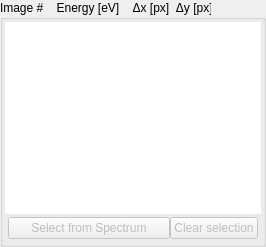
              <widget class="QGroupBox" name="ImageSelection_1">
               <property name="sizePolicy">
                <sizepolicy hsizetype="MinimumExpanding" vsizetype="Expanding">
                 <horstretch>0</horstretch>
                 <verstretch>0</verstretch>
                </sizepolicy>
               </property>
               <property name="minimumSize">
                <size>
                 <width>100</width>
                 <height>80</height>
                </size>
               </property>
               <property name="toolTip">
                <string notr="true">Select by Left &amp; Right Click</string>
               </property>
               <property name="title">
                <string>Image #    Energy [eV]    Δx [px]  Δy [px]</string>
               </property>
               <layout class="QVBoxLayout" name="verticalLayout_7">
                <property name="spacing">
                 <number>0</number>
                </property>
                <property name="leftMargin">
                 <number>2</number>
                </property>
                <property name="topMargin">
                 <number>2</number>
                </property>
                <property name="rightMargin">
                 <number>2</number>
                </property>
                <property name="bottomMargin">
                 <number>2</number>
                </property>
                <item>
                 <widget class="QListWidget" name="MapSelectWidget1">
                  <property name="sizePolicy">
                   <sizepolicy hsizetype="Expanding" vsizetype="Expanding">
                    <horstretch>0</horstretch>
                    <verstretch>0</verstretch>
                   </sizepolicy>
                  </property>
                  <property name="maximumSize">
                   <size>
                    <width>16777215</width>
                    <height>16777215</height>
                   </size>
                  </property>
                  <property name="palette">
                   <palette>
                    <active>
                     <colorrole role="Highlight">
                      <brush brushstyle="SolidPattern">
                       <color alpha="127">
                        <red>85</red>
                        <green>255</green>
                        <blue>255</blue>
                       </color>
                      </brush>
                     </colorrole>
                     <colorrole role="HighlightedText">
                      <brush brushstyle="SolidPattern">
                       <color alpha="255">
                        <red>0</red>
                        <green>0</green>
                        <blue>0</blue>
                       </color>
                      </brush>
                     </colorrole>
                    </active>
                    <inactive>
                     <colorrole role="Highlight">
                      <brush brushstyle="SolidPattern">
                       <color alpha="127">
                        <red>85</red>
                        <green>255</green>
                        <blue>255</blue>
                       </color>
                      </brush>
                     </colorrole>
                     <colorrole role="HighlightedText">
                      <brush brushstyle="SolidPattern">
                       <color alpha="255">
                        <red>0</red>
                        <green>0</green>
                        <blue>0</blue>
                       </color>
                      </brush>
                     </colorrole>
                    </inactive>
                    <disabled>
                     <colorrole role="Highlight">
                      <brush brushstyle="SolidPattern">
                       <color alpha="0">
                        <red>51</red>
                        <green>153</green>
                        <blue>255</blue>
                       </color>
                      </brush>
                     </colorrole>
                     <colorrole role="HighlightedText">
                      <brush brushstyle="SolidPattern">
                       <color alpha="255">
                        <red>255</red>
                        <green>255</green>
                        <blue>255</blue>
                       </color>
                      </brush>
                     </colorrole>
                    </disabled>
                   </palette>
                  </property>
                  <property name="focusPolicy">
                   <enum>Qt::NoFocus</enum>
                  </property>
                  <property name="frameShape">
                   <enum>QFrame::NoFrame</enum>
                  </property>
                  <property name="frameShadow">
                   <enum>QFrame::Plain</enum>
                  </property>
                  <property name="lineWidth">
                   <number>0</number>
                  </property>
                  <property name="midLineWidth">
                   <number>0</number>
                  </property>
                  <property name="horizontalScrollBarPolicy">
                   <enum>Qt::ScrollBarAlwaysOff</enum>
                  </property>
                  <property name="editTriggers">
                   <set>QAbstractItemView::NoEditTriggers</set>
                  </property>
                  <property name="showDropIndicator" stdset="0">
                   <bool>false</bool>
                  </property>
                  <property name="dragDropMode">
                   <enum>QAbstractItemView::NoDragDrop</enum>
                  </property>
                  <property name="defaultDropAction">
                   <enum>Qt::IgnoreAction</enum>
                  </property>
                  <property name="alternatingRowColors">
                   <bool>true</bool>
                  </property>
                  <property name="selectionMode">
                   <enum>QAbstractItemView::SingleSelection</enum>
                  </property>
                  <property name="selectionBehavior">
                   <enum>QAbstractItemView::SelectItems</enum>
                  </property>
                  <property name="viewMode">
                   <enum>QListView::ListMode</enum>
                  </property>
                  <property name="selectionRectVisible">
                   <bool>true</bool>
                  </property>
                  <property name="sortingEnabled">
                   <bool>true</bool>
                  </property>
                 </widget>
                </item>
                <item>
                 <layout class="QHBoxLayout" name="horizontalLayout_9">
                  <property name="leftMargin">
                   <number>3</number>
                  </property>
                  <property name="topMargin">
                   <number>3</number>
                  </property>
                  <property name="rightMargin">
                   <number>3</number>
                  </property>
                  <property name="bottomMargin">
                   <number>3</number>
                  </property>
                  <item>
                   <widget class="QPushButton" name="pbSelfromSpec">
                    <property name="enabled">
                     <bool>false</bool>
                    </property>
                    <property name="sizePolicy">
                     <sizepolicy hsizetype="MinimumExpanding" vsizetype="Fixed">
                      <horstretch>0</horstretch>
                      <verstretch>0</verstretch>
                     </sizepolicy>
                    </property>
                    <property name="text">
                     <string>Select from Spectrum</string>
                    </property>
                   </widget>
                  </item>
                  <item>
                   <widget class="QPushButton" name="pbClrSel">
                    <property name="enabled">
                     <bool>false</bool>
                    </property>
                    <property name="sizePolicy">
                     <sizepolicy hsizetype="Minimum" vsizetype="Fixed">
                      <horstretch>0</horstretch>
                      <verstretch>0</verstretch>
                     </sizepolicy>
                    </property>
                    <property name="text">
                     <string>Clear selection</string>
                    </property>
                   </widget>
                  </item>
                 </layout>
                </item>
               </layout>
              </widget>
